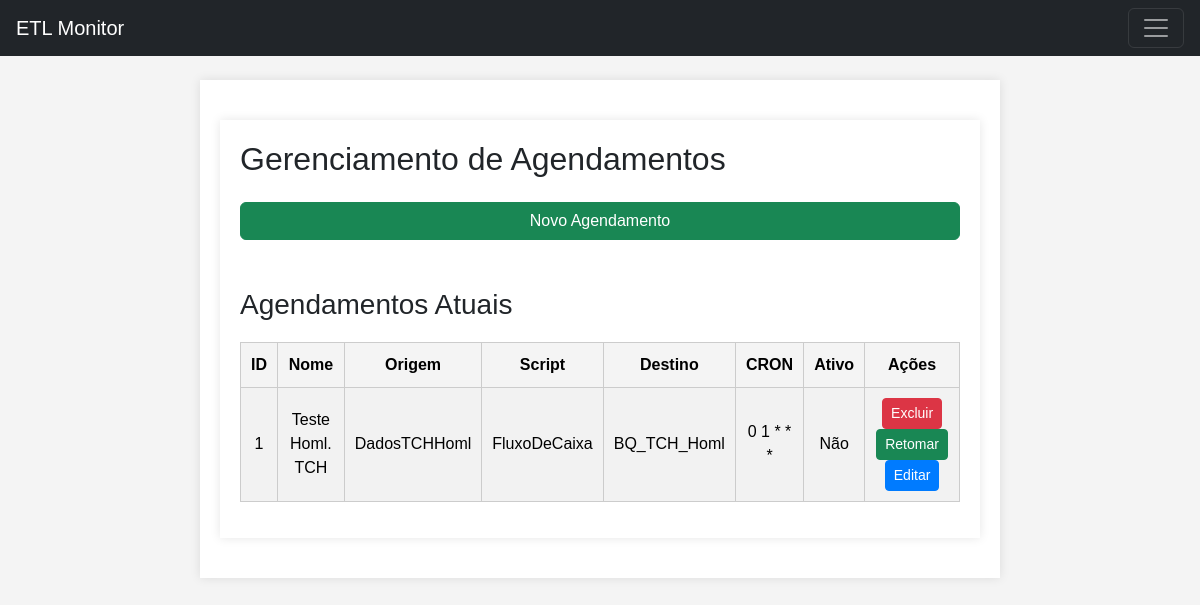
The app's page /schedules/manage_schedules (signed in) with its own data.
### database/models.py (models this page shows, shortened)
class Schedule(db.Model):
    __tablename__ = 'schedule'
    id = db.Column(db.Integer, primary_key=True)
    name = db.Column(db.String, nullable=False)  # Nome do agendamento
    origin_id = db.Column(db.Integer, db.ForeignKey('origins.id', ondelete='CASCADE'), nullable=False)  # Origem vinculada
    script_id = db.Column(db.Integer, db.ForeignKey('scripts.id', ondelete='CASCADE'), nullable=False)  # Script vinculado
    destination_id = db.Column(db.Integer, db.ForeignKey('destinations.id', ondelete='CASCADE'), nullable=False)  # Destino vinculado
    cron_expression = db.Column(db.String, nullable=False)  # Expressão CRON para o agendamento
    active = db.Column(db.Boolean, default=True)  # Status do agendamento (ativo/inativo)
    created_at = db.Column(db.DateTime, default=datetime.datetime.now)  # Data de criação
    updated_at = db.Column(db.DateTime, default=datetime.datetime.now, onupdate=datetime.datetime.now)  # Data de atualização
    origin = db.relationship('Origin', backref='schedules')  # Relacionamento com Origem
    script = db.relationship('Script', backref='schedules')  # Relacionamento com Script
    destination = db.relationship('Destination', backref='schedules')  # Relacionamento com Destino

class Origin(db.Model):
    __tablename__ = 'origins'
    id = db.Column(db.Integer, primary_key=True)
    name = db.Column(db.String, nullable=False)  # Nome da origem
    description = db.Column(db.Text, nullable=True)  # Descrição da origem
    dsn = db.Column(db.String, nullable=False)  # Caminho completo para o banco de dados
    user = db.Column(db.String, nullable=True)  # Usuário para autenticação
    password = db.Column(db.String, nullable=True)  # Senha para autenticação
    created_at = db.Column(db.DateTime, default=datetime.datetime.now)  # Data de criação
    updated_at = db.Column(db.DateTime, default=datetime.datetime.now, onupdate=datetime.datetime.now)  # Data de atualização

class Script(db.Model):
    __tablename__ = 'scripts'
    id = db.Column(db.Integer, primary_key=True)
    name = db.Column(db.String, nullable=False)  # Nome do script
    content = db.Column(db.Text, nullable=False)  # Conteúdo do script
    created_at = db.Column(db.DateTime, default=datetime.datetime.now)  # Data de criação
    updated_at = db.Column(db.DateTime, default=datetime.datetime.now, onupdate=datetime.datetime.now)  # Data de atualização

class Destination(db.Model):
    __tablename__ = 'destinations'
    id = db.Column(db.Integer, primary_key=True)
    name = db.Column(db.String, nullable=False)
    description = db.Column(db.Text, nullable=True)
    keyfile = db.Column(db.String, nullable=True)  # Caminho do arquivo JSON
    project_id = db.Column(db.String, nullable=True)  # ID do projeto BigQuery
    dataset_id = db.Column(db.String, nullable=True)  # ID do dataset BigQuery
    table_id = db.Column(db.String, nullable=True)  # ID da tabela BigQuery
    created_at = db.Column(db.DateTime, default=datetime.datetime.now)
    updated_at = db.Column(db.DateTime, default=datetime.datetime.now, onupdate=datetime.datetime.now)

### web/blueprints/schedules.py (the view, shortened to what this page needs)
@schedules_bp.route('/manage_schedules', methods=['GET', 'POST'])
@login_required
def manage_schedules():
    is_admin()
    from flask_login import current_user
    from database.db_utils import get_user_allowed_origins, get_user_allowed_scripts, get_user_allowed_destinations
    schedules = Schedule.query.all()
    return render_template(
        'manage_schedules.html',
        schedules=schedules
    )

### web/blueprints/users.py (called while the page is built)
def is_admin():
    if not current_user.is_admin:
        return jsonify({'error': 'Acesso negado!'}), 403

### web/monitor.py (called while the page is built)
@login_manager.user_loader
def load_user(user_id):
    return db.session.get(User, int(user_id))

### web/templates/manage_schedules.html (shortened to what this page needs)
{% extends "base.html" %}
{% block content %}
<div class="container">
    <h2 class="mb-4">Gerenciamento de Agendamentos</h2>
    <button id="toggleScheduleBtn" class="btn btn-success mb-3 d-block w-100"
        type="button"
        data-bs-toggle="collapse" data-bs-target="#novoAgendamentoPanel"
        aria-expanded="false" aria-controls="novoAgendamentoPanel"
        style="box-sizing: border-box;">
        Novo Agendamento
    </button>
    <h3 class="mt-5">Agendamentos Atuais</h3>
    <table class="table table-striped">
        <thead>
            <tr>
                <th>ID</th>
                <th>Nome</th>
                <th>Origem</th>
                <th>Script</th>
                <th>Destino</th>
                <th>CRON</th>
                <th>Ativo</th>
                <th>Ações</th>
            </tr>
        </thead>
        <tbody>
            {% for schedule in schedules %}
            <tr>
                <td>{{ schedule.id }}</td>
                <td>{{ schedule.name }}</td>
                <td>{{ schedule.origin.name }}</td>
                <td>{{ schedule.script.name }}</td>
                <td>{{ schedule.destination.name }}</td>
                <td>{{ schedule.cron_expression }}</td>
                <td>{{ 'Sim' if schedule.active else 'Não' }}</td>
                <td>
                    <form method="POST" action="{{ url_for('schedules.delete_schedule', schedule_id=schedule.id) }}" style="display:inline;">
                        <button type="submit" class="btn btn-danger btn-sm">Excluir</button>
                    </form>
                    {% if schedule.active %}
                    <form method="post" action="{{ url_for('schedules.pause_schedule', schedule_id=schedule.id) }}" style="display:inline;">
                        <input type="hidden" name="csrf_token" value="{{ csrf_token() }}">
                        <button type="submit" class="btn btn-warning btn-sm">Pausar</button>
                    </form>
                    {% else %}
                    <form method="post" action="{{ url_for('schedules.resume_schedule', schedule_id=schedule.id) }}" style="display:inline;">
                        <button type="submit" class="btn btn-success btn-sm">Retomar</button>
                    </form>
                    {% endif %}
                    <button type="button" class="btn btn-primary btn-sm"
                        data-id="{{ schedule.id }}"
                        data-name={{ schedule.name|tojson }}
                        data-origin="{{ schedule.origin.id if schedule.origin else 'null' }}"
                        data-script="{{ schedule.script.id if schedule.script else 'null' }}"
                        data-destination="{{ schedule.destination.id if schedule.destination else 'null' }}"
                        data-cron={{ schedule.cron_expression|tojson }}
                        data-active="{{ 'true' if schedule.active else 'false' }}"
                        onclick="editarAgendamentoBtn(this)">
                        Editar
                    </button>
                </td>
            </tr>
            {% endfor %}
        </tbody>
    </table>
</div>
{% endblock %}

### web/static/css/styles.css (style rules this page uses)
body { font-family: Arial, sans-serif; background-color: #f4f4f4; margin: 0; padding: 0; }
.container { max-width: 800px; margin: 20px auto; padding: 20px; background-color: #fff; box-shadow: 0 0 10px rgba(0, 0, 0, 0.1); }
.mb-4 { margin-bottom: 1.5rem; }
h2 { margin-top: 0; }
form { display: flex; flex-direction: column; }
form button { padding: 10px; background-color: #333; color: #fff; border: none; border-radius: 4px; cursor: pointer; }
table { width: 100%; border-collapse: collapse; margin-top: 20px; }
table, th, td { border: 1px solid #ccc; }
th, td { padding: 10px; text-align: left; }
th { background-color: #f4f4f4; }
.table { width: 100%; border-collapse: collapse; margin-top: 20px; }
.table th, .table td { padding: 10px; text-align: center; vertical-align: middle; border: 1px solid #ccc; }
.table th { background-color: #f4f4f4; }
.table-striped tbody tr:nth-of-type(odd) { background-color: #f9f9f9; }
button { padding: 5px 10px; background-color: #333; color: #fff; border: none; border-radius: 4px; cursor: pointer; }
.btn-primary { background-color: #007bff; border-color: #007bff; color: #fff; }
.btn-danger { background-color: #dc3545; border-color: #dc3545; color: #fff; }

### records on screen
Schedule: id "1", name "Teste Homl. TCH", origin.name "DadosTCHHoml", script.name "FluxoDeCaixa", destination.name "BQ_TCH_Homl", cron_expression "0 1 * * *", active "Não"
